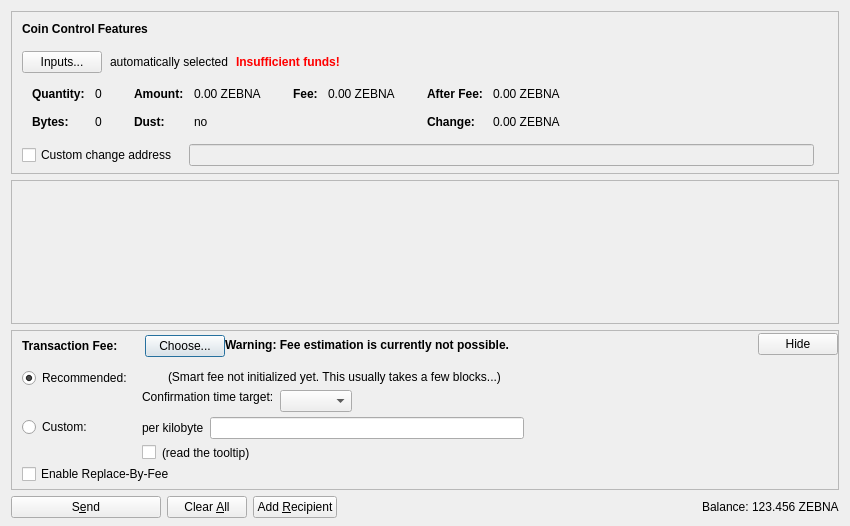
<?xml version="1.0" encoding="UTF-8"?>
<ui version="4.0">
 <class>SendCoinsDialog</class>
 <widget class="QDialog" name="SendCoinsDialog">
  <property name="geometry">
   <rect>
    <x>0</x>
    <y>0</y>
    <width>850</width>
    <height>526</height>
   </rect>
  </property>
  <property name="windowTitle">
   <string>Send Coins</string>
  </property>
  <layout class="QVBoxLayout" name="verticalLayout" stretch="0,1,0,0">
   <property name="bottomMargin">
    <number>8</number>
   </property>
   <item>
    <widget class="QFrame" name="frameCoinControl">
     <property name="sizePolicy">
      <sizepolicy hsizetype="Expanding" vsizetype="Expanding">
       <horstretch>0</horstretch>
       <verstretch>0</verstretch>
      </sizepolicy>
     </property>
     <property name="maximumSize">
      <size>
       <width>16777215</width>
       <height>16777215</height>
      </size>
     </property>
     <property name="frameShape">
      <enum>QFrame::StyledPanel</enum>
     </property>
     <property name="frameShadow">
      <enum>QFrame::Sunken</enum>
     </property>
     <layout class="QVBoxLayout" name="verticalLayoutCoinControl2">
      <property name="spacing">
       <number>0</number>
      </property>
      <property name="leftMargin">
       <number>0</number>
      </property>
      <property name="topMargin">
       <number>0</number>
      </property>
      <property name="rightMargin">
       <number>0</number>
      </property>
      <property name="bottomMargin">
       <number>6</number>
      </property>
      <item>
       <layout class="QVBoxLayout" name="verticalLayoutCoinControl" stretch="0,0,0,0,1">
        <property name="spacing">
         <number>0</number>
        </property>
        <property name="leftMargin">
         <number>10</number>
        </property>
        <property name="topMargin">
         <number>10</number>
        </property>
        <item>
         <layout class="QHBoxLayout" name="horizontalLayoutCoinControl1">
          <property name="bottomMargin">
           <number>15</number>
          </property>
          <item>
           <widget class="QLabel" name="labelCoinControlFeatures">
            <property name="sizePolicy">
             <sizepolicy hsizetype="Preferred" vsizetype="Maximum">
              <horstretch>0</horstretch>
              <verstretch>0</verstretch>
             </sizepolicy>
            </property>
            <property name="font">
             <font>
              <weight>75</weight>
              <bold>true</bold>
             </font>
            </property>
            <property name="styleSheet">
             <string notr="true">font-weight:bold;</string>
            </property>
            <property name="text">
             <string>Coin Control Features</string>
            </property>
           </widget>
          </item>
         </layout>
        </item>
        <item>
         <layout class="QHBoxLayout" name="horizontalLayoutCoinControl2" stretch="0,0,0,0">
          <property name="spacing">
           <number>8</number>
          </property>
          <property name="bottomMargin">
           <number>10</number>
          </property>
          <item>
           <widget class="QPushButton" name="pushButtonCoinControl">
            <property name="styleSheet">
             <string notr="true"/>
            </property>
            <property name="text">
             <string>Inputs...</string>
            </property>
            <property name="autoDefault">
             <bool>false</bool>
            </property>
           </widget>
          </item>
          <item>
           <widget class="QLabel" name="labelCoinControlAutomaticallySelected">
            <property name="text">
             <string>automatically selected</string>
            </property>
            <property name="margin">
             <number>5</number>
            </property>
           </widget>
          </item>
          <item>
           <widget class="QLabel" name="labelCoinControlInsuffFunds">
            <property name="font">
             <font>
              <weight>75</weight>
              <bold>true</bold>
             </font>
            </property>
            <property name="styleSheet">
             <string notr="true">color:red;font-weight:bold;</string>
            </property>
            <property name="text">
             <string>Insufficient funds!</string>
            </property>
            <property name="margin">
             <number>5</number>
            </property>
           </widget>
          </item>
          <item>
           <spacer name="horizontalSpacerCoinControl">
            <property name="orientation">
             <enum>Qt::Horizontal</enum>
            </property>
            <property name="sizeHint" stdset="0">
             <size>
              <width>40</width>
              <height>1</height>
             </size>
            </property>
           </spacer>
          </item>
         </layout>
        </item>
        <item>
         <widget class="QWidget" name="widgetCoinControl" native="true">
          <property name="sizePolicy">
           <sizepolicy hsizetype="Preferred" vsizetype="Preferred">
            <horstretch>0</horstretch>
            <verstretch>0</verstretch>
           </sizepolicy>
          </property>
          <property name="minimumSize">
           <size>
            <width>0</width>
            <height>0</height>
           </size>
          </property>
          <property name="styleSheet">
           <string notr="true"/>
          </property>
          <layout class="QHBoxLayout" name="horizontalLayoutCoinControl5">
           <property name="leftMargin">
            <number>0</number>
           </property>
           <property name="topMargin">
            <number>0</number>
           </property>
           <property name="rightMargin">
            <number>0</number>
           </property>
           <property name="bottomMargin">
            <number>0</number>
           </property>
           <item>
            <layout class="QHBoxLayout" name="horizontalLayoutCoinControl3" stretch="0,0,0,1">
             <property name="spacing">
              <number>20</number>
             </property>
             <property name="topMargin">
              <number>0</number>
             </property>
             <property name="bottomMargin">
              <number>10</number>
             </property>
             <item>
              <layout class="QFormLayout" name="formLayoutCoinControl1">
               <property name="horizontalSpacing">
                <number>10</number>
               </property>
               <property name="verticalSpacing">
                <number>14</number>
               </property>
               <property name="leftMargin">
                <number>10</number>
               </property>
               <property name="topMargin">
                <number>4</number>
               </property>
               <property name="rightMargin">
                <number>6</number>
               </property>
               <item row="0" column="0">
                <widget class="QLabel" name="labelCoinControlQuantityText">
                 <property name="font">
                  <font>
                   <weight>75</weight>
                   <bold>true</bold>
                  </font>
                 </property>
                 <property name="text">
                  <string>Quantity:</string>
                 </property>
                 <property name="margin">
                  <number>0</number>
                 </property>
                </widget>
               </item>
               <item row="0" column="1">
                <widget class="QLabel" name="labelCoinControlQuantity">
                 <property name="cursor">
                  <cursorShape>IBeamCursor</cursorShape>
                 </property>
                 <property name="contextMenuPolicy">
                  <enum>Qt::ActionsContextMenu</enum>
                 </property>
                 <property name="text">
                  <string notr="true">0</string>
                 </property>
                 <property name="margin">
                  <number>0</number>
                 </property>
                 <property name="textInteractionFlags">
                  <set>Qt::LinksAccessibleByMouse|Qt::TextSelectableByKeyboard|Qt::TextSelectableByMouse</set>
                 </property>
                </widget>
               </item>
               <item row="1" column="0">
                <widget class="QLabel" name="labelCoinControlBytesText">
                 <property name="font">
                  <font>
                   <weight>75</weight>
                   <bold>true</bold>
                  </font>
                 </property>
                 <property name="text">
                  <string>Bytes:</string>
                 </property>
                </widget>
               </item>
               <item row="1" column="1">
                <widget class="QLabel" name="labelCoinControlBytes">
                 <property name="cursor">
                  <cursorShape>IBeamCursor</cursorShape>
                 </property>
                 <property name="contextMenuPolicy">
                  <enum>Qt::ActionsContextMenu</enum>
                 </property>
                 <property name="text">
                  <string notr="true">0</string>
                 </property>
                 <property name="textInteractionFlags">
                  <set>Qt::LinksAccessibleByMouse|Qt::TextSelectableByKeyboard|Qt::TextSelectableByMouse</set>
                 </property>
                </widget>
               </item>
              </layout>
             </item>
             <item>
              <layout class="QFormLayout" name="formLayoutCoinControl2">
               <property name="horizontalSpacing">
                <number>10</number>
               </property>
               <property name="verticalSpacing">
                <number>14</number>
               </property>
               <property name="leftMargin">
                <number>6</number>
               </property>
               <property name="topMargin">
                <number>4</number>
               </property>
               <property name="rightMargin">
                <number>6</number>
               </property>
               <item row="0" column="0">
                <widget class="QLabel" name="labelCoinControlAmountText">
                 <property name="font">
                  <font>
                   <weight>75</weight>
                   <bold>true</bold>
                  </font>
                 </property>
                 <property name="text">
                  <string>Amount:</string>
                 </property>
                 <property name="margin">
                  <number>0</number>
                 </property>
                </widget>
               </item>
               <item row="0" column="1">
                <widget class="QLabel" name="labelCoinControlAmount">
                 <property name="cursor">
                  <cursorShape>IBeamCursor</cursorShape>
                 </property>
                 <property name="contextMenuPolicy">
                  <enum>Qt::ActionsContextMenu</enum>
                 </property>
                 <property name="text">
                  <string notr="true">0.00 ZEBNA</string>
                 </property>
                 <property name="textInteractionFlags">
                  <set>Qt::LinksAccessibleByMouse|Qt::TextSelectableByKeyboard|Qt::TextSelectableByMouse</set>
                 </property>
                </widget>
               </item>
               <item row="1" column="0">
                <widget class="QLabel" name="labelCoinControlLowOutputText">
                 <property name="font">
                  <font>
                   <weight>75</weight>
                   <bold>true</bold>
                  </font>
                 </property>
                 <property name="text">
                  <string>Dust:</string>
                 </property>
                </widget>
               </item>
               <item row="1" column="1">
                <widget class="QLabel" name="labelCoinControlLowOutput">
                 <property name="cursor">
                  <cursorShape>IBeamCursor</cursorShape>
                 </property>
                 <property name="contextMenuPolicy">
                  <enum>Qt::ActionsContextMenu</enum>
                 </property>
                 <property name="text">
                  <string notr="true">no</string>
                 </property>
                 <property name="textInteractionFlags">
                  <set>Qt::LinksAccessibleByMouse|Qt::TextSelectableByKeyboard|Qt::TextSelectableByMouse</set>
                 </property>
                </widget>
               </item>
              </layout>
             </item>
             <item>
              <layout class="QFormLayout" name="formLayoutCoinControl3">
               <property name="horizontalSpacing">
                <number>10</number>
               </property>
               <property name="verticalSpacing">
                <number>14</number>
               </property>
               <property name="leftMargin">
                <number>6</number>
               </property>
               <property name="topMargin">
                <number>4</number>
               </property>
               <property name="rightMargin">
                <number>6</number>
               </property>
               <item row="0" column="0">
                <widget class="QLabel" name="labelCoinControlFeeText">
                 <property name="font">
                  <font>
                   <weight>75</weight>
                   <bold>true</bold>
                  </font>
                 </property>
                 <property name="text">
                  <string>Fee:</string>
                 </property>
                 <property name="margin">
                  <number>0</number>
                 </property>
                </widget>
               </item>
               <item row="0" column="1">
                <widget class="QLabel" name="labelCoinControlFee">
                 <property name="cursor">
                  <cursorShape>IBeamCursor</cursorShape>
                 </property>
                 <property name="contextMenuPolicy">
                  <enum>Qt::ActionsContextMenu</enum>
                 </property>
                 <property name="text">
                  <string notr="true">0.00 ZEBNA</string>
                 </property>
                 <property name="textInteractionFlags">
                  <set>Qt::LinksAccessibleByMouse|Qt::TextSelectableByKeyboard|Qt::TextSelectableByMouse</set>
                 </property>
                </widget>
               </item>
              </layout>
             </item>
             <item>
              <layout class="QFormLayout" name="formLayoutCoinControl4">
               <property name="horizontalSpacing">
                <number>10</number>
               </property>
               <property name="verticalSpacing">
                <number>14</number>
               </property>
               <property name="leftMargin">
                <number>6</number>
               </property>
               <property name="topMargin">
                <number>4</number>
               </property>
               <property name="rightMargin">
                <number>6</number>
               </property>
               <item row="0" column="0">
                <widget class="QLabel" name="labelCoinControlAfterFeeText">
                 <property name="font">
                  <font>
                   <weight>75</weight>
                   <bold>true</bold>
                  </font>
                 </property>
                 <property name="text">
                  <string>After Fee:</string>
                 </property>
                 <property name="margin">
                  <number>0</number>
                 </property>
                </widget>
               </item>
               <item row="0" column="1">
                <widget class="QLabel" name="labelCoinControlAfterFee">
                 <property name="cursor">
                  <cursorShape>IBeamCursor</cursorShape>
                 </property>
                 <property name="contextMenuPolicy">
                  <enum>Qt::ActionsContextMenu</enum>
                 </property>
                 <property name="text">
                  <string notr="true">0.00 ZEBNA</string>
                 </property>
                 <property name="textInteractionFlags">
                  <set>Qt::LinksAccessibleByMouse|Qt::TextSelectableByKeyboard|Qt::TextSelectableByMouse</set>
                 </property>
                </widget>
               </item>
               <item row="1" column="0">
                <widget class="QLabel" name="labelCoinControlChangeText">
                 <property name="font">
                  <font>
                   <weight>75</weight>
                   <bold>true</bold>
                  </font>
                 </property>
                 <property name="text">
                  <string>Change:</string>
                 </property>
                </widget>
               </item>
               <item row="1" column="1">
                <widget class="QLabel" name="labelCoinControlChange">
                 <property name="cursor">
                  <cursorShape>IBeamCursor</cursorShape>
                 </property>
                 <property name="contextMenuPolicy">
                  <enum>Qt::ActionsContextMenu</enum>
                 </property>
                 <property name="text">
                  <string notr="true">0.00 ZEBNA</string>
                 </property>
                 <property name="textInteractionFlags">
                  <set>Qt::LinksAccessibleByMouse|Qt::TextSelectableByKeyboard|Qt::TextSelectableByMouse</set>
                 </property>
                </widget>
               </item>
              </layout>
             </item>
            </layout>
           </item>
          </layout>
         </widget>
        </item>
        <item>
         <layout class="QHBoxLayout" name="horizontalLayoutCoinControl4" stretch="0,0,0">
          <property name="spacing">
           <number>12</number>
          </property>
          <property name="sizeConstraint">
           <enum>QLayout::SetDefaultConstraint</enum>
          </property>
          <property name="topMargin">
           <number>5</number>
          </property>
          <property name="rightMargin">
           <number>5</number>
          </property>
          <item>
           <widget class="QCheckBox" name="checkBoxCoinControlChange">
            <property name="toolTip">
             <string>If this is activated, but the change address is empty or invalid, change will be sent to a newly generated address.</string>
            </property>
            <property name="text">
             <string>Custom change address</string>
            </property>
           </widget>
          </item>
          <item>
           <widget class="QValidatedLineEdit" name="lineEditCoinControlChange">
            <property name="enabled">
             <bool>false</bool>
            </property>
            <property name="sizePolicy">
             <sizepolicy hsizetype="Expanding" vsizetype="Fixed">
              <horstretch>0</horstretch>
              <verstretch>0</verstretch>
             </sizepolicy>
            </property>
           </widget>
          </item>
          <item>
           <widget class="QLabel" name="labelCoinControlChangeLabel">
            <property name="sizePolicy">
             <sizepolicy hsizetype="Preferred" vsizetype="Expanding">
              <horstretch>0</horstretch>
              <verstretch>0</verstretch>
             </sizepolicy>
            </property>
            <property name="minimumSize">
             <size>
              <width>0</width>
              <height>0</height>
             </size>
            </property>
            <property name="text">
             <string/>
            </property>
            <property name="margin">
             <number>3</number>
            </property>
           </widget>
          </item>
         </layout>
        </item>
        <item>
         <spacer name="verticalSpacerCoinControl">
          <property name="orientation">
           <enum>Qt::Vertical</enum>
          </property>
          <property name="sizeHint" stdset="0">
           <size>
            <width>800</width>
            <height>1</height>
           </size>
          </property>
         </spacer>
        </item>
       </layout>
      </item>
     </layout>
    </widget>
   </item>
   <item>
    <widget class="QScrollArea" name="scrollArea">
     <property name="widgetResizable">
      <bool>true</bool>
     </property>
     <widget class="QWidget" name="scrollAreaWidgetContents">
      <property name="geometry">
       <rect>
        <x>0</x>
        <y>0</y>
        <width>830</width>
        <height>104</height>
       </rect>
      </property>
      <layout class="QVBoxLayout" name="verticalLayout_2" stretch="0,1">
       <property name="leftMargin">
        <number>0</number>
       </property>
       <property name="topMargin">
        <number>0</number>
       </property>
       <property name="rightMargin">
        <number>0</number>
       </property>
       <property name="bottomMargin">
        <number>0</number>
       </property>
       <item>
        <layout class="QVBoxLayout" name="entries">
         <property name="spacing">
          <number>6</number>
         </property>
        </layout>
       </item>
       <item>
        <spacer name="verticalSpacer">
         <property name="orientation">
          <enum>Qt::Vertical</enum>
         </property>
         <property name="sizeHint" stdset="0">
          <size>
           <width>20</width>
           <height>40</height>
          </size>
         </property>
        </spacer>
       </item>
      </layout>
     </widget>
    </widget>
   </item>
   <item>
    <widget class="QFrame" name="frameFee">
     <property name="sizePolicy">
      <sizepolicy hsizetype="Expanding" vsizetype="Expanding">
       <horstretch>0</horstretch>
       <verstretch>0</verstretch>
      </sizepolicy>
     </property>
     <property name="maximumSize">
      <size>
       <width>16777215</width>
       <height>16777215</height>
      </size>
     </property>
     <property name="frameShape">
      <enum>QFrame::StyledPanel</enum>
     </property>
     <property name="frameShadow">
      <enum>QFrame::Sunken</enum>
     </property>
     <layout class="QVBoxLayout" name="verticalLayoutFee1">
      <property name="spacing">
       <number>0</number>
      </property>
      <property name="leftMargin">
       <number>0</number>
      </property>
      <property name="topMargin">
       <number>0</number>
      </property>
      <property name="rightMargin">
       <number>0</number>
      </property>
      <property name="bottomMargin">
       <number>0</number>
      </property>
      <item>
       <layout class="QVBoxLayout" name="verticalLayoutFee2" stretch="0,0,0">
        <property name="spacing">
         <number>0</number>
        </property>
        <property name="leftMargin">
         <number>10</number>
        </property>
        <property name="topMargin">
         <number>0</number>
        </property>
        <item>
         <layout class="QHBoxLayout" name="horizontalLayoutFee1">
          <property name="bottomMargin">
           <number>0</number>
          </property>
          <item>
           <layout class="QVBoxLayout" name="verticalLayoutFee7">
            <property name="spacing">
             <number>0</number>
            </property>
            <item>
             <spacer name="verticalSpacerSmartFee">
              <property name="orientation">
               <enum>Qt::Vertical</enum>
              </property>
              <property name="sizeType">
               <enum>QSizePolicy::Fixed</enum>
              </property>
              <property name="sizeHint" stdset="0">
               <size>
                <width>1</width>
                <height>4</height>
               </size>
              </property>
             </spacer>
            </item>
            <item>
             <layout class="QHBoxLayout" name="horizontalLayoutSmartFee">
              <property name="spacing">
               <number>10</number>
              </property>
              <item>
               <widget class="QLabel" name="labelFeeHeadline">
                <property name="sizePolicy">
                 <sizepolicy hsizetype="Preferred" vsizetype="Maximum">
                  <horstretch>0</horstretch>
                  <verstretch>0</verstretch>
                 </sizepolicy>
                </property>
                <property name="font">
                 <font>
                  <weight>75</weight>
                  <bold>true</bold>
                 </font>
                </property>
                <property name="styleSheet">
                 <string notr="true">font-weight:bold;</string>
                </property>
                <property name="text">
                 <string>Transaction Fee:</string>
                </property>
               </widget>
              </item>
              <item>
               <widget class="QLabel" name="labelFeeMinimized">
                <property name="text">
                 <string/>
                </property>
               </widget>
              </item>
              <item>
               <widget class="QPushButton" name="buttonChooseFee">
                <property name="text">
                 <string>Choose...</string>
                </property>
               </widget>
              </item>
             </layout>
            </item>
            <item>
             <spacer name="verticalSpacer_5">
              <property name="orientation">
               <enum>Qt::Vertical</enum>
              </property>
              <property name="sizeHint" stdset="0">
               <size>
                <width>1</width>
                <height>1</height>
               </size>
              </property>
             </spacer>
            </item>
           </layout>
          </item>
          <item>
           <widget class="QLabel" name="fallbackFeeWarningLabel">
            <property name="toolTip">
             <string>Using the fallbackfee can result in sending a transaction that will take several hours or days (or never) to confirm. Consider choosing your fee manually or wait until you have validated the complete chain.</string>
            </property>
            <property name="font">
            <font>
                <weight>75</weight>
                <bold>true</bold>
            </font>
            </property>
            <property name="text">
             <string>Warning: Fee estimation is currently not possible.</string>
            </property>
            <property name="wordWrap">
             <bool>false</bool>
            </property>
           </widget>
          </item>
          <item>
           <spacer name="horizontalSpacer_4">
            <property name="orientation">
             <enum>Qt::Horizontal</enum>
            </property>
            <property name="sizeType">
             <enum>QSizePolicy::MinimumExpanding</enum>
            </property>
            <property name="sizeHint" stdset="0">
             <size>
              <width>40</width>
              <height>20</height>
             </size>
            </property>
           </spacer>
          </item>
          <item>
           <widget class="QPushButton" name="buttonMinimizeFee">
            <property name="toolTip">
             <string>collapse fee-settings</string>
            </property>
            <property name="text">
             <string>Hide</string>
            </property>
           </widget>
          </item>
         </layout>
        </item>
        <item>
         <widget class="QFrame" name="frameFeeSelection">
          <layout class="QVBoxLayout" name="verticalLayoutFee12">
           <property name="spacing">
            <number>0</number>
           </property>
           <property name="leftMargin">
            <number>0</number>
           </property>
           <property name="topMargin">
            <number>0</number>
           </property>
           <property name="rightMargin">
            <number>0</number>
           </property>
           <property name="bottomMargin">
            <number>0</number>
           </property>
           <item>
            <layout class="QGridLayout" name="gridLayoutFee">
             <property name="topMargin">
              <number>10</number>
             </property>
             <property name="bottomMargin">
              <number>4</number>
             </property>
             <property name="horizontalSpacing">
              <number>10</number>
             </property>
             <property name="verticalSpacing">
              <number>4</number>
             </property>
             <item row="1" column="1">
              <layout class="QVBoxLayout" name="verticalLayoutFee8">
               <property name="spacing">
                <number>6</number>
               </property>
               <item>
                <layout class="QHBoxLayout" name="horizontalLayoutFee13">
                 <item>
                  <widget class="QLabel" name="labelCustomPerKilobyte">
                   <property name="toolTip">
                    <string>Specify a custom fee per kB (1,000 bytes) of the transaction's virtual size.

Note:  Since the fee is calculated on a per-byte basis, a fee of "100 satoshis per kB" for a transaction size of 500 bytes (half of 1 kB) would ultimately yield a fee of only 50 satoshis.</string>
                   </property>
                   <property name="text">
                    <string>per kilobyte</string>
                   </property>
                  </widget>
                 </item>
                 <item>
                  <widget class="ZebnaAmountField" name="customFee"/>
                 </item>
                 <item>
                  <spacer name="horizontalSpacer_6">
                   <property name="orientation">
                    <enum>Qt::Horizontal</enum>
                   </property>
                   <property name="sizeHint" stdset="0">
                    <size>
                     <width>1</width>
                     <height>1</height>
                    </size>
                   </property>
                  </spacer>
                 </item>
                </layout>
               </item>
               <item>
                <layout class="QHBoxLayout" name="horizontalLayoutFee8">
                 <item>
                  <widget class="QCheckBox" name="checkBoxMinimumFee">
                   <property name="toolTip">
                    <string>Paying only the minimum fee is just fine as long as there is less transaction volume than space in the blocks. But be aware that this can end up in a never confirming transaction once there is more demand for zebna transactions than the network can process.</string>
                   </property>
                   <property name="text">
                    <string/>
                   </property>
                  </widget>
                 </item>
                 <item>
                  <widget class="QLabel" name="labelMinFeeWarning">
                   <property name="enabled">
                    <bool>true</bool>
                   </property>
                   <property name="toolTip">
                    <string>Paying only the minimum fee is just fine as long as there is less transaction volume than space in the blocks. But be aware that this can end up in a never confirming transaction once there is more demand for zebna transactions than the network can process.</string>
                   </property>
                   <property name="text">
                    <string>(read the tooltip)</string>
                   </property>
                   <property name="margin">
                    <number>5</number>
                   </property>
                  </widget>
                 </item>
                 <item>
                  <spacer name="horizontalSpacer_2">
                   <property name="orientation">
                    <enum>Qt::Horizontal</enum>
                   </property>
                   <property name="sizeHint" stdset="0">
                    <size>
                     <width>1</width>
                     <height>1</height>
                    </size>
                   </property>
                  </spacer>
                 </item>
                </layout>
               </item>
              </layout>
             </item>
             <item row="0" column="0">
              <layout class="QVBoxLayout" name="verticalLayoutFee4" stretch="0,1">
               <item>
                <widget class="QRadioButton" name="radioSmartFee">
                 <property name="text">
                  <string>Recommended:</string>
                 </property>
                 <property name="checked">
                  <bool>true</bool>
                 </property>
                 <attribute name="buttonGroup">
                  <string notr="true">groupFee</string>
                 </attribute>
                </widget>
               </item>
               <item>
                <spacer name="verticalSpacer_2">
                 <property name="orientation">
                  <enum>Qt::Vertical</enum>
                 </property>
                 <property name="sizeHint" stdset="0">
                  <size>
                   <width>1</width>
                   <height>1</height>
                  </size>
                 </property>
                </spacer>
               </item>
              </layout>
             </item>
             <item row="1" column="0">
              <layout class="QVBoxLayout" name="verticalLayoutFee9" stretch="0,1">
               <item>
                <widget class="QRadioButton" name="radioCustomFee">
                 <property name="text">
                  <string>Custom:</string>
                 </property>
                 <attribute name="buttonGroup">
                  <string notr="true">groupFee</string>
                 </attribute>
                </widget>
               </item>
               <item>
                <spacer name="verticalSpacer_6">
                 <property name="orientation">
                  <enum>Qt::Vertical</enum>
                 </property>
                 <property name="sizeHint" stdset="0">
                  <size>
                   <width>1</width>
                   <height>1</height>
                  </size>
                 </property>
                </spacer>
               </item>
              </layout>
             </item>
             <item row="0" column="1">
              <layout class="QVBoxLayout" name="verticalLayoutFee3" stretch="0,0,1">
               <property name="spacing">
                <number>6</number>
               </property>
               <property name="topMargin">
                <number>2</number>
               </property>
               <item>
                <layout class="QHBoxLayout" name="horizontalLayoutFee12">
                 <item>
                  <widget class="QLabel" name="labelSmartFee">
                   <property name="text">
                    <string/>
                   </property>
                   <property name="margin">
                    <number>2</number>
                   </property>
                  </widget>
                 </item>
                 <item>
                  <widget class="QLabel" name="labelFeeEstimation">
                   <property name="text">
                    <string/>
                   </property>
                  </widget>
                 </item>
                 <item>
                  <widget class="QLabel" name="labelSmartFee2">
                   <property name="text">
                    <string>(Smart fee not initialized yet. This usually takes a few blocks...)</string>
                   </property>
                   <property name="margin">
                    <number>2</number>
                   </property>
                  </widget>
                 </item>
                 <item>
                  <spacer name="horizontalSpacer_5">
                   <property name="orientation">
                    <enum>Qt::Horizontal</enum>
                   </property>
                   <property name="sizeHint" stdset="0">
                    <size>
                     <width>1</width>
                     <height>1</height>
                    </size>
                   </property>
                  </spacer>
                 </item>
                </layout>
               </item>
               <item>
                <layout class="QHBoxLayout" name="horizontalLayoutFee9">
                 <item>
                  <layout class="QVBoxLayout" name="verticalLayoutFee6">
                   <item>
                    <widget class="QLabel" name="labelSmartFee3">
                     <property name="text">
                      <string>Confirmation time target:</string>
                     </property>
                     <property name="margin">
                      <number>2</number>
                     </property>
                    </widget>
                   </item>
                   <item>
                    <spacer name="verticalSpacer_3">
                     <property name="orientation">
                      <enum>Qt::Vertical</enum>
                     </property>
                     <property name="sizeHint" stdset="0">
                      <size>
                       <width>1</width>
                       <height>1</height>
                      </size>
                     </property>
                    </spacer>
                   </item>
                  </layout>
                 </item>
                 <item>
                  <layout class="QVBoxLayout" name="verticalLayoutFee5">
                   <property name="rightMargin">
                    <number>30</number>
                   </property>
                   <item>
                    <layout class="QHBoxLayout" name="horizontalLayoutConfTarget">
                     <property name="bottomMargin">
                      <number>0</number>
                     </property>
                     <item>
                      <widget class="QComboBox" name="confTargetSelector"/>
                     </item>
                     <item>
                      <spacer name="horizontalSpacerConfTarget">
                       <property name="orientation">
                        <enum>Qt::Horizontal</enum>
                       </property>
                       <property name="sizeHint" stdset="0">
                        <size>
                         <width>40</width>
                         <height>20</height>
                        </size>
                       </property>
                      </spacer>
                     </item>
                    </layout>
                   </item>
                  </layout>
                 </item>
                </layout>
               </item>
               <item>
                <spacer name="verticalSpacer_4">
                 <property name="orientation">
                  <enum>Qt::Vertical</enum>
                 </property>
                 <property name="sizeHint" stdset="0">
                  <size>
                   <width>1</width>
                   <height>1</height>
                  </size>
                 </property>
                </spacer>
               </item>
              </layout>
             </item>
            </layout>
           </item>
           <item>
            <widget class="QCheckBox" name="optInRBF">
             <property name="text">
              <string>Enable Replace-By-Fee</string>
             </property>
             <property name="toolTip">
              <string>With Replace-By-Fee (BIP-125) you can increase a transaction's fee after it is sent. Without this, a higher fee may be recommended to compensate for increased transaction delay risk.</string>
             </property>
            </widget>
           </item>
          </layout>
         </widget>
        </item>
        <item>
         <spacer name="verticalSpacerFee">
          <property name="orientation">
           <enum>Qt::Vertical</enum>
          </property>
          <property name="sizeHint" stdset="0">
           <size>
            <width>40</width>
            <height>5</height>
           </size>
          </property>
         </spacer>
        </item>
       </layout>
      </item>
     </layout>
    </widget>
   </item>
   <item>
    <layout class="QHBoxLayout" name="horizontalLayout">
     <item>
      <widget class="QPushButton" name="sendButton">
       <property name="minimumSize">
        <size>
         <width>150</width>
         <height>0</height>
        </size>
       </property>
       <property name="toolTip">
        <string>Confirm the send action</string>
       </property>
       <property name="text">
        <string>S&amp;end</string>
       </property>
       <property name="icon">
        <iconset resource="../zebna.qrc">
         <normaloff>:/icons/send</normaloff>:/icons/send</iconset>
       </property>
       <property name="autoDefault">
        <bool>false</bool>
       </property>
       <property name="default">
        <bool>false</bool>
       </property>
      </widget>
     </item>
     <item>
      <widget class="QPushButton" name="clearButton">
       <property name="sizePolicy">
        <sizepolicy hsizetype="Minimum" vsizetype="Fixed">
         <horstretch>0</horstretch>
         <verstretch>0</verstretch>
        </sizepolicy>
       </property>
       <property name="toolTip">
        <string>Clear all fields of the form.</string>
       </property>
       <property name="text">
        <string>Clear &amp;All</string>
       </property>
       <property name="icon">
        <iconset resource="../zebna.qrc">
         <normaloff>:/icons/remove</normaloff>:/icons/remove</iconset>
       </property>
       <property name="autoDefault">
        <bool>false</bool>
       </property>
      </widget>
     </item>
     <item>
      <widget class="QPushButton" name="addButton">
       <property name="toolTip">
        <string>Send to multiple recipients at once</string>
       </property>
       <property name="text">
        <string>Add &amp;Recipient</string>
       </property>
       <property name="icon">
        <iconset resource="../zebna.qrc">
         <normaloff>:/icons/add</normaloff>:/icons/add</iconset>
       </property>
       <property name="autoDefault">
        <bool>false</bool>
       </property>
      </widget>
     </item>
     <item>
      <spacer name="horizontalSpacer">
       <property name="orientation">
        <enum>Qt::Horizontal</enum>
       </property>
       <property name="sizeHint" stdset="0">
        <size>
         <width>40</width>
         <height>20</height>
        </size>
       </property>
      </spacer>
     </item>
     <item>
      <layout class="QHBoxLayout" name="horizontalLayout_2">
       <property name="spacing">
        <number>3</number>
       </property>
       <item>
        <widget class="QLabel" name="label">
         <property name="sizePolicy">
          <sizepolicy hsizetype="Preferred" vsizetype="Fixed">
           <horstretch>0</horstretch>
           <verstretch>0</verstretch>
          </sizepolicy>
         </property>
         <property name="text">
          <string>Balance:</string>
         </property>
        </widget>
       </item>
       <item>
        <widget class="QLabel" name="labelBalance">
         <property name="sizePolicy">
          <sizepolicy hsizetype="Preferred" vsizetype="Fixed">
           <horstretch>0</horstretch>
           <verstretch>0</verstretch>
          </sizepolicy>
         </property>
         <property name="cursor">
          <cursorShape>IBeamCursor</cursorShape>
         </property>
         <property name="text">
          <string notr="true">123.456 ZEBNA</string>
         </property>
         <property name="textInteractionFlags">
          <set>Qt::LinksAccessibleByMouse|Qt::TextSelectableByKeyboard|Qt::TextSelectableByMouse</set>
         </property>
        </widget>
       </item>
      </layout>
     </item>
    </layout>
   </item>
  </layout>
 </widget>
 <customwidgets>
  <customwidget>
   <class>QValidatedLineEdit</class>
   <extends>QLineEdit</extends>
   <header>qt/qvalidatedlineedit.h</header>
  </customwidget>
  <customwidget>
   <class>ZebnaAmountField</class>
   <extends>QLineEdit</extends>
   <header>qt/zebnaamountfield.h</header>
   <container>1</container>
  </customwidget>
 </customwidgets>
 <resources>
  <include location="../zebna.qrc"/>
 </resources>
 <connections/>
 <buttongroups>
  <buttongroup name="groupFee"/>
 </buttongroups>
</ui>
